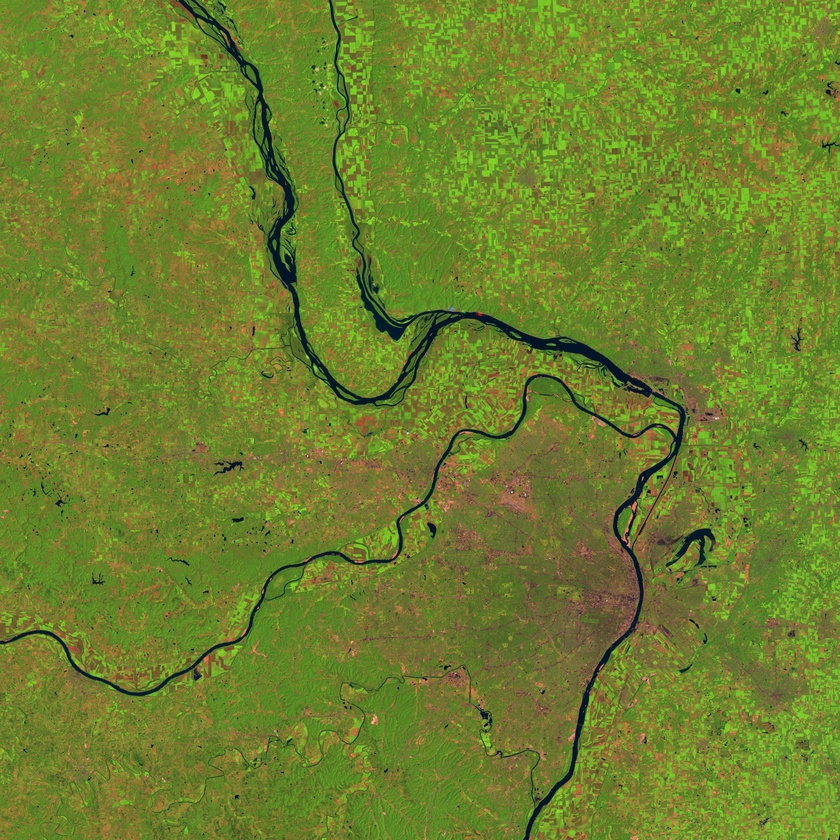
%> input picture Data/Great Flood of the Mississippi/stlouis_l5tm_14aug91_30m.jpg, 840 x 840 px, shrunk from 3600 x 3600 before the run
$ octave AnalyzingSatelliteImages.m   (GNU Octave 9; MATLAB toolbox functions it lacks are replaced by stand-ins)
%> lines starting %> are read from the running program, lines starting %| are printed output that depends on the picture
%% Analyzing Satellite Images of a Flood
% Included in the course files are two satellite images of the Mississippi River,
% one taken before a flood and one taken after. You can determine the increase
% in area covered with water using the image processing techniques you've learned
% so far.
% Import and display the images
% First, import and examine both images.

preflood = imread("stlouis_l5tm_14aug91_30m.jpg");
%> preflood is the input picture: size 840x840x3 uint8; mean R, G, B 109.9, 128.4, 45
postflood = imread("stlouis_l5tm_19aug93_30m.jpg");
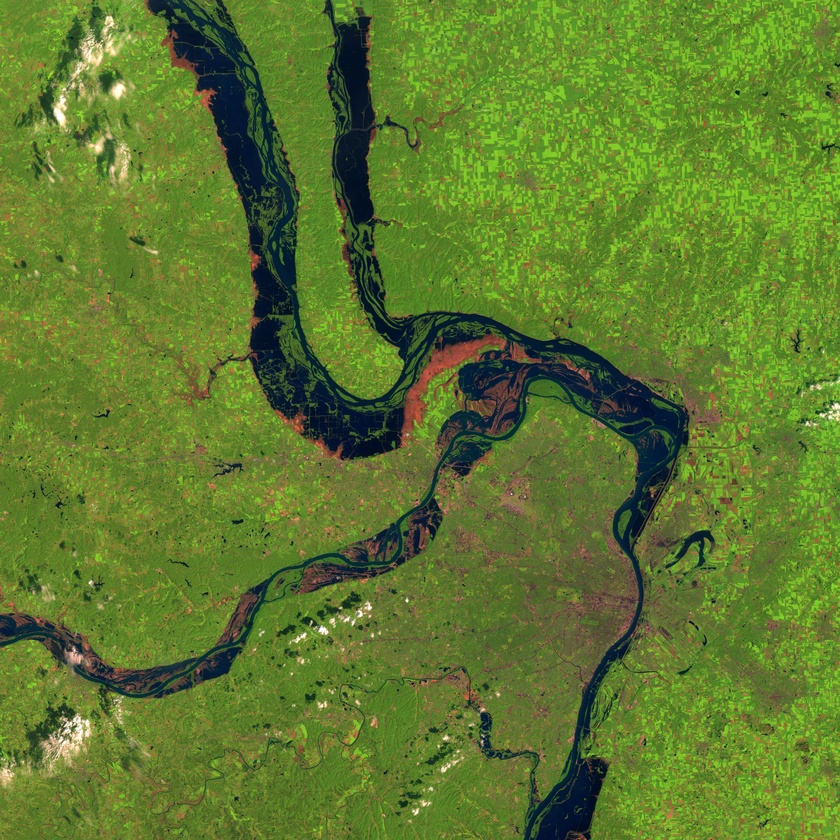
%> input picture Data/Great Flood of the Mississippi/stlouis_l5tm_19aug93_30m.jpg, 840 x 840 px, shrunk from 3600 x 3600 before the run
%> postflood is the input picture: size 840x840x3 uint8; mean R, G, B 94.8, 121.7, 46.4
montage({preflood,postflood})
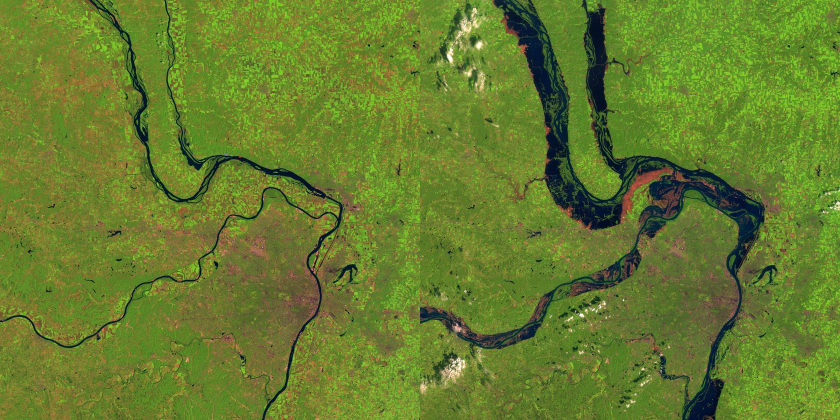
%> displayed picture: size 840x1680x3, on the screen's scale of 0 to 255 (shown at 1/2 size); mean R, G, B 102.4, 125.1, 45.7
%%
% You can immediately see the amount of water changed a lot, but by how much?
% Color thresholding
% Go to the Color Thresholding App and import the preflood image. Try to segment
% out the dark blue river areas.
%
% After you are satisfied with your segmentation in the app, export the function
% and check that it works on the other image. If the mask doesn't look how you
% expected, go back and refine your segmentation function. If you get stuck, see
% the hint at the bottom of this script.
%
% Insert your segmentation function below with the preflood image as input and
% uncomment the lines. Use the provided variable names since they will be used
% in the rest of the script.

% [BWpre, maskpre] =
% imshow(maskpre)
%%
% Now do the same thing for the postflood image.

% [BWpost, maskpost] =
% imshow(maskpost)
% Numerical analysis
% Use the segmentation function outputs and the |nnz| function to calculate
% the number of blue river pixels in each image. Let's take a look at the results.

nnz(BWpre)
%> (this line was passed over: BWpre is not available in this run)
nnz(BWpost)
%> (this line was passed over: BWpost is not available in this run)
%%
% Your results for the preflood image should be between 250,000 and 290,000,
% and your results for the postflood image should be between 1,000,000 and 1,100,000.
% If your results do not fall within this range, you should try going back and
% further refining your segmentation function.
%
% Finally, calculate the increase in pixel values between the first and second
% images.

(nnz(BWpost) - nnz(BWpre)) / nnz(BWpre) * 100
%> (this line was passed over: BWpost is not available in this run)
%%
% You should be seeing a value of around 277%. That's a huge increase in water
% area due to the flood!
%
%
% Hint for segmenting the images
% _Spoiler Alert_! Try segmenting the images yourself first, but if you get
% stuck, use the screenshot below to help you find an appropiate threshold.
%
%
%
%
%
%
%
%
%
%
%
%
%
%
%%
% _Copyright 2022 The MathWorks, Inc._
